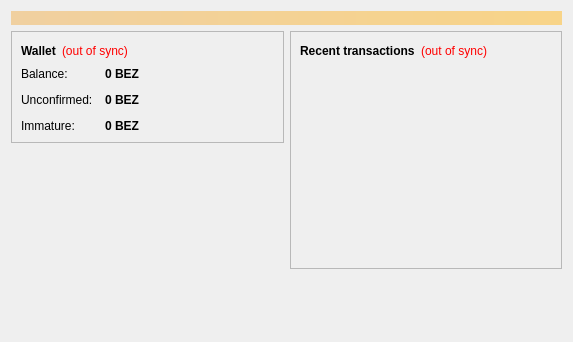
<?xml version="1.0" encoding="UTF-8"?>
<ui version="4.0">
 <class>OverviewPage</class>
 <widget class="QWidget" name="OverviewPage">
  <property name="geometry">
   <rect>
    <x>0</x>
    <y>0</y>
    <width>573</width>
    <height>342</height>
   </rect>
  </property>
  <property name="windowTitle">
   <string>Form</string>
  </property>
  <layout class="QVBoxLayout" name="topLayout">
   <item>
    <widget class="QLabel" name="labelAlerts">
     <property name="visible">
      <bool>false</bool>
     </property>
     <property name="styleSheet">
      <string notr="true">background-color: qlineargradient(x1: 0, y1: 0, x2: 1, y2: 0, stop:0 #F0D0A0, stop:1 #F8D488); color:#000000;</string>
     </property>
     <property name="wordWrap">
      <bool>true</bool>
     </property>
     <property name="margin">
      <number>3</number>
     </property>
    </widget>
   </item>
   <item>
    <layout class="QHBoxLayout" name="horizontalLayout" stretch="1,1">
     <item>
      <layout class="QVBoxLayout" name="verticalLayout_2">
       <item>
        <widget class="QFrame" name="frame">
         <property name="frameShape">
          <enum>QFrame::StyledPanel</enum>
         </property>
         <property name="frameShadow">
          <enum>QFrame::Raised</enum>
         </property>
         <layout class="QVBoxLayout" name="verticalLayout_4">
          <item>
           <layout class="QHBoxLayout" name="horizontalLayout_4">
            <item>
             <widget class="QLabel" name="label_5">
              <property name="font">
               <font>
                <weight>75</weight>
                <bold>true</bold>
               </font>
              </property>
              <property name="text">
               <string>Wallet</string>
              </property>
             </widget>
            </item>
            <item>
             <widget class="QLabel" name="labelWalletStatus">
              <property name="toolTip">
               <string>The displayed information may be out of date. Your wallet automatically synchronizes with the BEZCoin network after a connection is established, but this process has not completed yet.</string>
              </property>
              <property name="styleSheet">
               <string notr="true">QLabel { color: red; }</string>
              </property>
              <property name="text">
               <string notr="true">(out of sync)</string>
              </property>
              <property name="alignment">
               <set>Qt::AlignLeading|Qt::AlignLeft|Qt::AlignVCenter</set>
              </property>
             </widget>
            </item>
            <item>
             <spacer name="horizontalSpacer_2">
              <property name="orientation">
               <enum>Qt::Horizontal</enum>
              </property>
              <property name="sizeHint" stdset="0">
               <size>
                <width>40</width>
                <height>20</height>
               </size>
              </property>
             </spacer>
            </item>
           </layout>
          </item>
          <item>
           <layout class="QFormLayout" name="formLayout_2">
            <property name="fieldGrowthPolicy">
             <enum>QFormLayout::AllNonFixedFieldsGrow</enum>
            </property>
            <property name="horizontalSpacing">
             <number>12</number>
            </property>
            <property name="verticalSpacing">
             <number>12</number>
            </property>
            <item row="0" column="0">
             <widget class="QLabel" name="label">
              <property name="text">
               <string>Balance:</string>
              </property>
             </widget>
            </item>
            <item row="0" column="1">
             <widget class="QLabel" name="labelBalance">
              <property name="font">
               <font>
                <weight>75</weight>
                <bold>true</bold>
               </font>
              </property>
              <property name="cursor">
               <cursorShape>IBeamCursor</cursorShape>
              </property>
              <property name="toolTip">
               <string>Your current balance</string>
              </property>
              <property name="text">
               <string notr="true">0 BEZ</string>
              </property>
              <property name="textInteractionFlags">
               <set>Qt::LinksAccessibleByMouse|Qt::TextSelectableByKeyboard|Qt::TextSelectableByMouse</set>
              </property>
             </widget>
            </item>
            <item row="1" column="0">
             <widget class="QLabel" name="label_3">
              <property name="text">
               <string>Unconfirmed:</string>
              </property>
             </widget>
            </item>
            <item row="1" column="1">
             <widget class="QLabel" name="labelUnconfirmed">
              <property name="font">
               <font>
                <weight>75</weight>
                <bold>true</bold>
               </font>
              </property>
              <property name="cursor">
               <cursorShape>IBeamCursor</cursorShape>
              </property>
              <property name="toolTip">
               <string>Total of transactions that have yet to be confirmed, and do not yet count toward the current balance</string>
              </property>
              <property name="text">
               <string notr="true">0 BEZ</string>
              </property>
              <property name="textInteractionFlags">
               <set>Qt::LinksAccessibleByMouse|Qt::TextSelectableByKeyboard|Qt::TextSelectableByMouse</set>
              </property>
             </widget>
            </item>
            <item row="2" column="0">
             <widget class="QLabel" name="labelImmatureText">
              <property name="text">
               <string>Immature:</string>
              </property>
             </widget>
            </item>
            <item row="2" column="1">
             <widget class="QLabel" name="labelImmature">
              <property name="font">
               <font>
                <weight>75</weight>
                <bold>true</bold>
               </font>
              </property>
              <property name="toolTip">
               <string>Mined balance that has not yet matured</string>
              </property>
              <property name="text">
               <string notr="true">0 BEZ</string>
              </property>
              <property name="textInteractionFlags">
               <set>Qt::LinksAccessibleByMouse|Qt::TextSelectableByKeyboard|Qt::TextSelectableByMouse</set>
              </property>
             </widget>
            </item>
           </layout>
          </item>
         </layout>
        </widget>
       </item>
       <item>
        <spacer name="verticalSpacer">
         <property name="orientation">
          <enum>Qt::Vertical</enum>
         </property>
         <property name="sizeHint" stdset="0">
          <size>
           <width>20</width>
           <height>40</height>
          </size>
         </property>
        </spacer>
       </item>
        <item>
         <widget class="QLabel" name="label_wallet_bgcoin">
          <property name="text">
           <string/>
          </property>
          <property name="pixmap">
           <pixmap resource="../bitcoin.qrc">:/images/wallet_bgcoin</pixmap>
          </property>
          <property name="scaledContents">
           <bool>false</bool>
          </property>
          <property name="alignment">
           <set>Qt::AlignCenter</set>
          </property>
          <property name="margin">
           <number>-2</number>
          </property>
         </widget>
        </item>
        <item>
         <widget class="QLabel" name="label_6">
          <property name="text">
           <string/>
          </property>
         </widget>
        </item>
      </layout>
     </item>
     <item>
      <layout class="QVBoxLayout" name="verticalLayout_3">
       <item>
        <widget class="QFrame" name="frame_2">
         <property name="frameShape">
          <enum>QFrame::StyledPanel</enum>
         </property>
         <property name="frameShadow">
          <enum>QFrame::Raised</enum>
         </property>
         <layout class="QVBoxLayout" name="verticalLayout">
          <item>
           <layout class="QHBoxLayout" name="horizontalLayout_2">
            <item>
             <widget class="QLabel" name="label_4">
              <property name="text">
               <string>&lt;b&gt;Recent transactions&lt;/b&gt;</string>
              </property>
             </widget>
            </item>
            <item>
             <widget class="QLabel" name="labelTransactionsStatus">
              <property name="toolTip">
               <string>The displayed information may be out of date. Your wallet automatically synchronizes with the BEZCoin network after a connection is established, but this process has not completed yet.</string>
              </property>
              <property name="styleSheet">
               <string notr="true">QLabel { color: red; }</string>
              </property>
              <property name="text">
               <string notr="true">(out of sync)</string>
              </property>
              <property name="alignment">
               <set>Qt::AlignRight|Qt::AlignTrailing|Qt::AlignVCenter</set>
              </property>
             </widget>
            </item>
            <item>
             <spacer name="horizontalSpacer">
              <property name="orientation">
               <enum>Qt::Horizontal</enum>
              </property>
              <property name="sizeHint" stdset="0">
               <size>
                <width>40</width>
                <height>20</height>
               </size>
              </property>
             </spacer>
            </item>
           </layout>
          </item>
          <item>
           <widget class="QListView" name="listTransactions">
            <property name="styleSheet">
             <string notr="true">QListView { background: transparent; }</string>
            </property>
            <property name="frameShape">
             <enum>QFrame::NoFrame</enum>
            </property>
            <property name="verticalScrollBarPolicy">
             <enum>Qt::ScrollBarAlwaysOff</enum>
            </property>
            <property name="horizontalScrollBarPolicy">
             <enum>Qt::ScrollBarAlwaysOff</enum>
            </property>
            <property name="selectionMode">
             <enum>QAbstractItemView::NoSelection</enum>
            </property>
           </widget>
          </item>
         </layout>
        </widget>
       </item>
       <item>
        <spacer name="verticalSpacer_2">
         <property name="orientation">
          <enum>Qt::Vertical</enum>
         </property>
         <property name="sizeHint" stdset="0">
          <size>
           <width>20</width>
           <height>40</height>
          </size>
         </property>
        </spacer>
       </item>
      </layout>
     </item>
    </layout>
   </item>
  </layout>
 </widget>
 <resources/>
 <connections/>
</ui>
